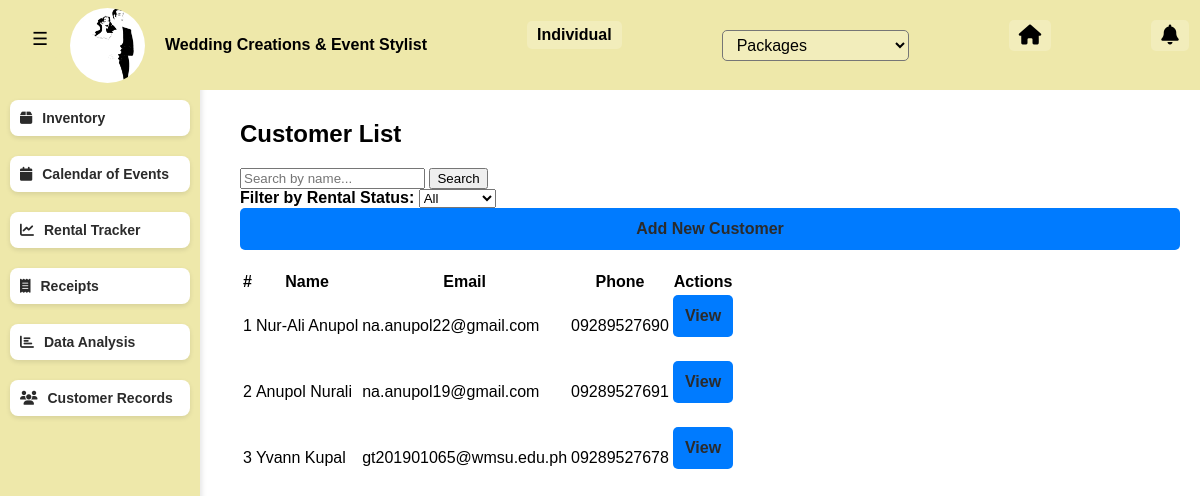
/customer/list/, run on an earlier commit of the app's database.
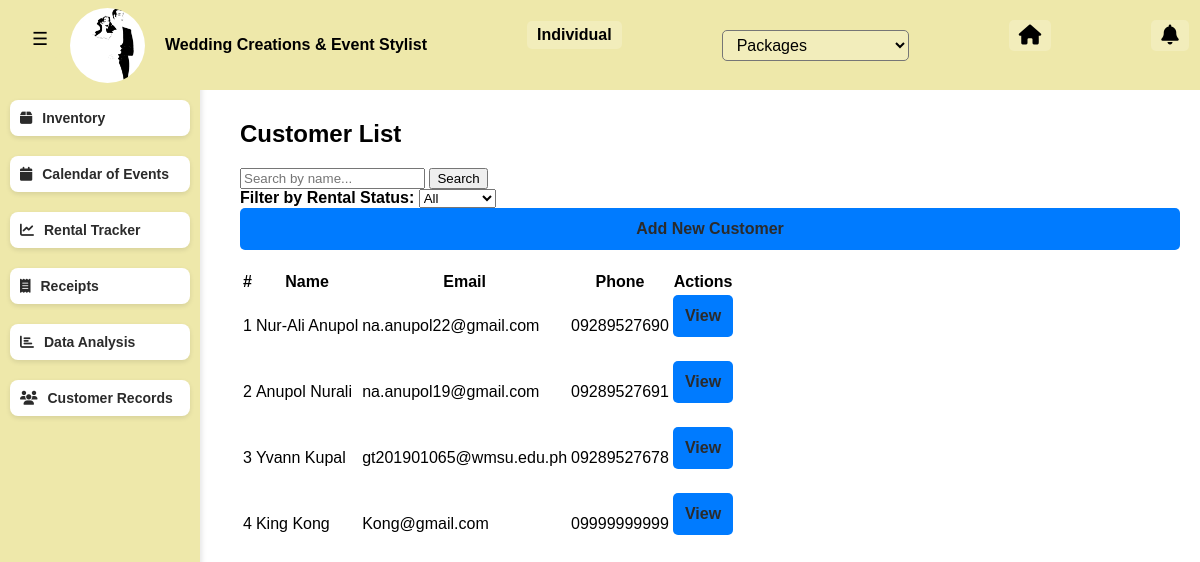
And on a later commit of the database.
### saritasapp/models.py (models this page shows, shortened)
class Customer(models.Model):
    first_name = models.CharField(max_length=255)
    last_name = models.CharField(max_length=255)
    email = models.EmailField(unique=True)
    phone = models.CharField(max_length=15, unique=True)
    address = models.TextField(blank=True, null=True)
    created_at = models.DateTimeField(auto_now_add=True)
    image = models.ImageField(upload_to="static/images/", null=True, blank=True)

### saritasapp/views.py (the view)
# urls.py: path("customer/list/", views.customer_list, name="customer_list"),
def customer_list(request):
    query = request.GET.get('q', '')  # Get search query
    status_filter = request.GET.get('status', 'all')  # Get status filter
    customers = Customer.objects.all()
    if query:
        customers = customers.filter(first_name__icontains=query) | customers.filter(last_name__icontains=query)
    if status_filter == 'renting':
        customers = customers.filter(rental__status="Rented").distinct()
    elif status_filter == 'returned':
        customers = customers.filter(rental__status="Returned").distinct()
    return render(request, 'saritasapp/customer_list.html', {'customers': customers, 'filter_status': status_filter})

### saritasapp/templates/saritasapp/customer_list.html (shortened to what this page needs)
{% extends "saritasapp/base.html" %}
{% block content %}
<div class="container">
    <h2>Customer List</h2>
    <form method="GET" action="{% url 'saritasapp:customer_list' %}" class="mb-3">
        <div class="input-group">
            <input type="text" name="q" class="form-control" placeholder="Search by name..." value="{{ request.GET.q }}">
            <button type="submit" class="btn btn-primary">Search</button>
        </div>
    </form>
    <div class="mb-3">
        <label for="status-filter" class="form-label"><strong>Filter by Rental Status:</strong></label>
        <select id="status-filter" class="form-select">
            <option value="{% url 'saritasapp:customer_list' %}" {% if filter_status == 'all' %}selected{% endif %}>All</option>
        </select>
    </div>
    <a href="{% url 'saritasapp:add_customer' %}" class="btn btn-success">Add New Customer</a>
    <table class="table">
        <thead>
            <tr>
                <th>#</th>
                <th>Name</th>
                <th>Email</th>
                <th>Phone</th>
                <th>Actions</th>
            </tr>
        </thead>
        <tbody>
            {% for customer in customers %}
            <tr>
                <td>{{ forloop.counter }}</td>
                <td>{{ customer.first_name }} {{ customer.last_name }}</td>
                <td>{{ customer.email }}</td>
                <td>{{ customer.phone }}</td>
                <td>
                    <a href="{% url 'saritasapp:view_customer' customer.id %}" class="btn btn-info">View</a>
                </td>
            </tr>
            {% empty %}
            <tr>
                <td colspan="5">No customers found.</td>
            </tr>
            {% endfor %}
        </tbody>
    </table>
</div>
{% endblock %}

What changed in the data, as far as the page shows it:
added Customer: first_name "King", last_name "Kong", email "Kong@gmail.com", phone "09999999999"
